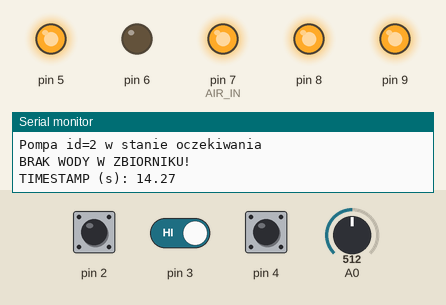
Recording of a sketch running on a simulated Arduino Leonardo, built with avr-gcc and run on an emulated ATmega32U4. Shown: output pins drawn as LEDs (lit = HIGH), the last lines printed to the serial monitor. The test bench sets the inputs (shaded band); at power-on: pin 2 HIGH, pin 3 HIGH, pin 4 HIGH, A0 = 512. The board resets itself during the run and starts again.

Above: at 18.2 s.
18.3 s: pin 2 pulled LOW for 0.15 s
At 19.6 s:
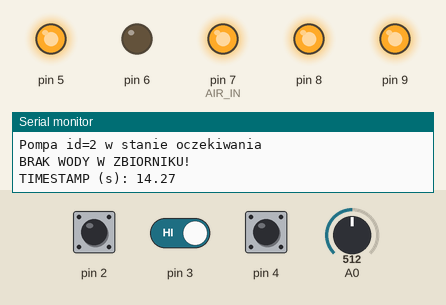
19.9 s: pin 2 pulled LOW for 3.2 s
At 20.2 s:
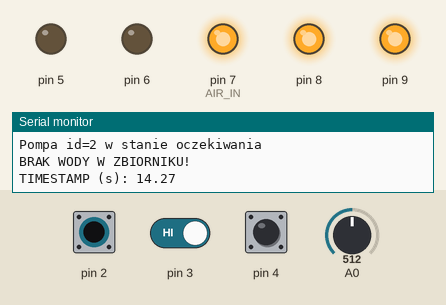
24.6 s: pin 2 driven LOW and pin 3 driven LOW
At 25.0 s:
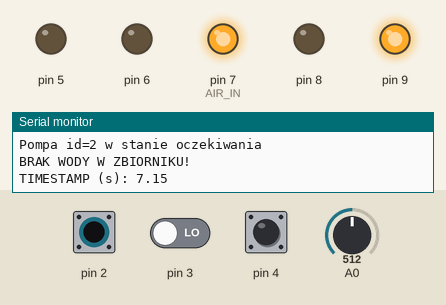
26.1 s: pin 2 driven HIGH
At 27.3 s:
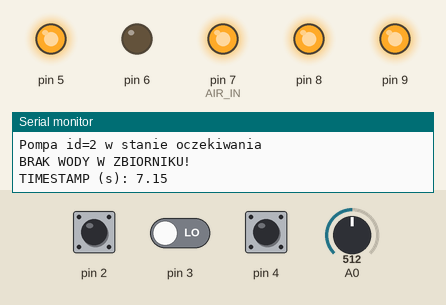
27.6 s: pin 2 driven LOW
At 28.5 s:
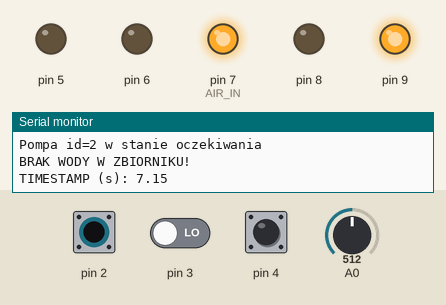
30.6 s: pin 3 driven HIGH
At 33.8 s:
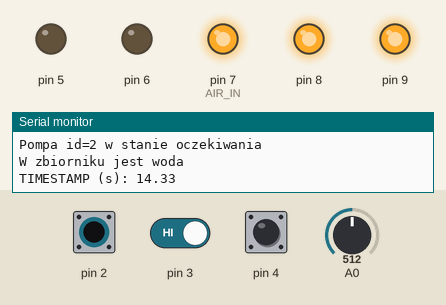
Timing chart, 0 to 34.6 s (numbered marks = the images above; inputs shaded):
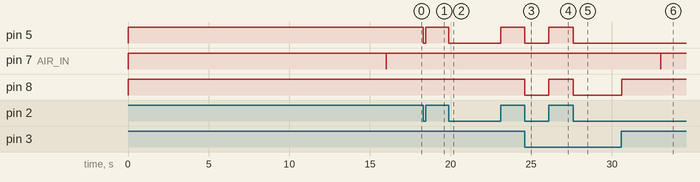

The sketch:

GardenWateringSystem.ino
```cpp
#include <avr/wdt.h>
#include "config.h"
#include "custom_interface.h"

#define TEST 1
//auxiliary variable for serial printing
unsigned int i = 0;

void setup()
{
  if(TEST) Serial.begin(9600);
}

void loop()
{
  ++i;

  //watch dog enable
  wdt_enable(WDTO_1S);
  interface::readAndControl();  //set of functions grouped in order do read sensors and control pumps
  wdt_reset();

  if(TEST && i%10000 == 0)   //i=10000 is about 4 seconds
    interface::printInfo();
}
```

custom_interface.cpp
```cpp
#include "config.h"
#include "sensors.h"
#include "pumps.h"
#include "custom_interface.h"

AirSensor air_sensor(AIR_IN, AIR_LED_OUT, digitalPinToInterrupt(AIR_IN), interface::dht11Wrapper);
//SoilSensorSegment soil_sensor_segment1(SOIL1_IN, SOIL2_IN, 1);
//SoilSensorSegment soil_sensor_segment2(SOIL3_IN, SOIL4_IN, 2);
Switch switch1(SWITCH1_IN);
Switch switch2(SWITCH2_IN);
WaterSensor water_sensor(WATER_IN, BUZZER_OUT, interface::waterSensorWrapper);

//PumpSS pump1(RELAY1_OUT, POT_IN, MAX_WATERING_TIME_SEC, 1, &switch1, &water_sensor, &air_sensor, &soil_sensor_segment1);
//PumpSS pump2(RELAY2_OUT, POT_IN, MAX_WATERING_TIME_SEC, 2, &switch2, &water_sensor, &air_sensor, &soil_sensor_segment2);
PumpWT pump1(RELAY1_OUT, POT_IN, MAX_WATERING_TIME_SEC, 1, &switch1, &water_sensor, &air_sensor);
PumpWT pump2(RELAY2_OUT, POT_IN, MAX_WATERING_TIME_SEC, 2, &switch2, &water_sensor, &air_sensor);

namespace interface
{
  void dht11Wrapper()
  {
    air_sensor.isrCallback();
  }

  void waterSensorWrapper()
  {
    water_sensor.readSensor();
  }

  //set of functions for reading sensors and controlling pumps
  void readAndControl()
  {
    air_sensor.readSensor();
    //soil_sensor_segment1.readSensor();
    //soil_sensor_segment2.readSensor();
    switch1.readSensor();
    switch2.readSensor();
    pump1.controlPump();
    pump2.controlPump();
  }

  //wrapper for printing system informarion
  void printInfo()
  {
      air_sensor.printInfo();
      //soil_sensor_segment1.printInfo();
      //soil_sensor_segment2.printInfo();
      pump1.printInfo();
      pump2.printInfo();
      water_sensor.printInfo();
      Serial.print("TIMESTAMP (s): ");
      Serial.println(millis()/1e3);
      Serial.println();
  }
}
```

custom_interface.h
```cpp
#ifndef CUSTOM_INT_H
#define CUSTOM_INT_H

namespace interface
{
  void dht11Wrapper();
  void waterSensorWrapper();
  void readAndControl();
  void printInfo();
}

#endif
```

idDHT11.cpp
```cpp
// (licence header left out)
#include "idDHT11.h"
#define DEBUG_IDDHT11

idDHT11::idDHT11(int pin, int intNumber,void (*callback_wrapper)()) {
	init(pin, intNumber,callback_wrapper);
}

void idDHT11::init(int pin, int intNumber, void (*callback_wrapper) ()) {
	this->intNumber = intNumber;
	this->pin = pin;
	this->isrCallback_wrapper = callback_wrapper;
	hum = 0;
	temp = 0;
	pinMode(pin, OUTPUT);
	digitalWrite(pin, HIGH);
	state = STOPPED;
	status = IDDHTLIB_ERROR_NOTSTARTED;
}

int idDHT11::acquire() {
	if (state == STOPPED || state == ACQUIRED) {

		//set the state machine for interruptions analisis of the signal
		state = RESPONSE;

		// EMPTY BUFFER and vars
		for (int i=0; i< 5; i++) bits[i] = 0;
		cnt = 7;
		idx = 0;
		hum = 0;
		temp = 0;

		// REQUEST SAMPLE
		pinMode(pin, OUTPUT);
		digitalWrite(pin, LOW);
		delay(18);
		digitalWrite(pin, HIGH);
		delayMicroseconds(40);
		pinMode(pin, INPUT);

		// Analize the data in an interrupt
		us = micros();
		attachInterrupt(intNumber,isrCallback_wrapper,FALLING);

		return IDDHTLIB_ACQUIRING;
	} else
		return IDDHTLIB_ERROR_ACQUIRING;
}
int idDHT11::acquireAndWait() {
	acquire();
	while(acquiring())
		;
	return getStatus();
}
void idDHT11::isrCallback() {
	int newUs = micros();
	int delta = (newUs-us);
	us = newUs;
	if (delta>6000) {
		status = IDDHTLIB_ERROR_ISR_TIMEOUT;
		state = STOPPED;
		detachInterrupt(intNumber);
		return;
	}
	switch(state) {
		case RESPONSE:
			if(delta<25){
				us -= delta;
				break; //do nothing, it started the response signal
			} if(125<delta && delta<190) {
				state = DATA;
			} else {
				detachInterrupt(intNumber);
				status = IDDHTLIB_ERROR_RESPONSE_TIMEOUT;
				state = STOPPED;
			}
			break;
		case DATA:
			if(delta<10) {
				detachInterrupt(intNumber);
				status = IDDHTLIB_ERROR_DELTA;
				state = STOPPED;
			} else if(60<delta && delta<155) { //valid in timing
				if(delta>90) //is a one
					bits[idx] |= (1 << cnt);
				if (cnt == 0) {  // whe have fullfilled the byte, go to next
						cnt = 7;    // restart at MSB
						if(idx++ == 4) {      // go to next byte, if whe have got 5 bytes stop.
							detachInterrupt(intNumber);
							// WRITE TO RIGHT VARS
							// as bits[1] and bits[3] are allways zero they are omitted in formulas.
							hum    = bits[0];
							temp = bits[2];
							uint8_t sum = bits[0] + bits[2];
							if (bits[4] != sum) {
								status = IDDHTLIB_ERROR_CHECKSUM;
								state = STOPPED;
							} else {
								status = IDDHTLIB_OK;
								state = ACQUIRED;
							}
							break;
						}
				} else cnt--;
			} else {
				detachInterrupt(intNumber);
				status = IDDHTLIB_ERROR_DATA_TIMEOUT;
				state = STOPPED;
			}
			break;
		default:
			break;
	}
}
bool idDHT11::acquiring() {
	if (state != ACQUIRED && state != STOPPED)
		return true;
	return false;
}
int idDHT11::getStatus() {
	return status;
}
float idDHT11::getCelsius() {
	IDDHT11_CHECK_STATE;
	return temp;
}

float idDHT11::getHumidity() {
	IDDHT11_CHECK_STATE;
	return hum;
}

float idDHT11::getFahrenheit() {
	IDDHT11_CHECK_STATE;
	return temp * 1.8 + 32;
}

float idDHT11::getKelvin() {
	IDDHT11_CHECK_STATE;
	return temp + 273.15;
}

// delta max = 0.6544 wrt dewPoint()
// 5x faster than dewPoint()
// reference: http://en.wikipedia.org/wiki/Dew_point
double idDHT11::getDewPoint() {
	IDDHT11_CHECK_STATE;
	double a = 17.271;
	double b = 237.7;
	double temp_ = (a * (double) temp) / (b + (double) temp) + log( (double) hum/100);
	double Td = (b * temp_) / (a - temp_);
	return Td;

}
// dewPoint function NOAA
// reference: http://wahiduddin.net/calc/density_algorithms.htm
double idDHT11::getDewPointSlow() {
	IDDHT11_CHECK_STATE;
	double A0= 373.15/(273.15 + (double) temp);
	double SUM = -7.90298 * (A0-1);
	SUM += 5.02808 * log10(A0);
	SUM += -1.3816e-7 * (pow(10, (11.344*(1-1/A0)))-1) ;
	SUM += 8.1328e-3 * (pow(10,(-3.49149*(A0-1)))-1) ;
	SUM += log10(1013.246);
	double VP = pow(10, SUM-3) * (double) hum;
	double T = log(VP/0.61078);   // temp var
	return (241.88 * T) / (17.558-T);
}
// EOF
```

idDHT11.h
```cpp
// (licence header left out)
#ifndef idDHT11_H__
#define idDHT11_H__

#if defined(ARDUINO) && (ARDUINO >= 100)
#include <Arduino.h>
#else
#include <WProgram.h>
#endif

#define IDDHT11LIB_VERSION "0.1"

// state codes
#define IDDHTLIB_OK			0
#define IDDHTLIB_ACQUIRING		1
#define IDDHTLIB_ACQUIRED		2
#define IDDHTLIB_RESPONSE_OK		3

// error codes
#define IDDHTLIB_ERROR_CHECKSUM		-1
#define IDDHTLIB_ERROR_ISR_TIMEOUT	-2
#define IDDHTLIB_ERROR_RESPONSE_TIMEOUT	-3
#define IDDHTLIB_ERROR_DATA_TIMEOUT	-4
#define IDDHTLIB_ERROR_ACQUIRING	-5
#define IDDHTLIB_ERROR_DELTA		-6
#define IDDHTLIB_ERROR_NOTSTARTED	-7

#define IDDHT11_CHECK_STATE		if(state == STOPPED)													\
									return status;													\
								else if(state != ACQUIRED)				\
									return IDDHTLIB_ERROR_ACQUIRING;

class idDHT11
{
public:
	idDHT11(int pin, int intNumber,void (*isrCallback_wrapper)());
    void init(int pin, int intNumber,void (*isrCallback_wrapper)());
	void isrCallback();
	int acquire();
	int acquireAndWait();
	float getCelsius();
	float getFahrenheit();
	float getKelvin();
	double getDewPoint();
	double getDewPointSlow();
	float getHumidity();
	bool acquiring();
	int getStatus();

private:

	void (*isrCallback_wrapper)(void);

	enum states{RESPONSE=0,DATA=1,ACQUIRED=2,STOPPED=3,ACQUIRING=4};
	volatile states state;
	volatile int status;
	volatile byte bits[5];
	volatile byte cnt;
	volatile byte idx;
	volatile int us;
	int intNumber;
	int pin;
	volatile float hum;
	volatile float temp;
};
#endif // idDHT11_H__
```

pumps.cpp
```cpp
#include<arduino.h>
#include "pumps.h"

BasePump::BasePump(const int pin_pump, const int pin_pot, const int time_per_cycle, const int iD, const Switch* pS, const WaterSensor* pWS, const AirSensor* pAS, const SoilSensorSegment* pSS) :
  pinPump_(pin_pump), pinPot_(pin_pot),
  timePerCycle_( time_per_cycle - _DELAY_CONSTANT_SEC > 0 ? time_per_cycle : 2*_DELAY_CONSTANT_SEC ),
  id(iD), pumpState_(idle), powerOnCycleCount_(0), timeLastStartSec_(0), timeLastStopSec_(0),
  pSwitch(pS), pWaterSensor(pWS), pAirSensor(pAS), pSoilSensor(pSS)
{
  initPump();
}

void BasePump::initPump() const
{
  pinMode(pinPot_, INPUT);
  pinMode(pinPump_, OUTPUT);

  digitalWrite(pinPump_, HIGH);
}

void BasePump::startPump() const
{
  digitalWrite(pinPump_, LOW);
}

void BasePump::stopPump() const
{
  digitalWrite(pinPump_, HIGH);
}

//pump control based on internal counters. no need for greater precision
void BasePump::controlPump()
{
  unsigned long time_now_sec;

  countTimeBetweenTurnsOn();
  time_now_sec = millis()/1e3;

  //finite state machine
  switch(pumpState_)
  {
    case idle:
      if( pWaterSensor->shouldWater() && pAirSensor->shouldWater() && ( pSoilSensor==nullptr ? true : pSoilSensor->shouldWater() ))
      {
        timeLastStartSec_ = millis()/1e3;
        pumpState_ = onAuto;
        ++powerOnCycleCount_;
        startPump();
      }
      else if( pWaterSensor->shouldWater() && pSwitch->shouldWater() )
      {
        timeLastStartSec_ = millis()/1e3;
        pumpState_ = onMan;
        startPump();
      }
      break;
    case onAuto:
      if(( pSoilSensor==nullptr ? false : !pSoilSensor->shouldWater() ) || ( abs(time_now_sec - timeLastStartSec_) > timePerCycle_ ) )
      {
        timeLastStopSec_ = millis()/1e3;
        pumpState_ = off;
        stopPump();
      }
      else if( !pWaterSensor->shouldWater() )
      {
        timeLastStopSec_ = millis()/1e3;
        pumpState_ = idle;
        stopPump();
      }
      break;
    case onMan:
      if( !pSwitch->shouldWater() || !pWaterSensor->shouldWater() )
      {
        timeLastStopSec_ = millis()/1e3;
        pumpState_ = off;
        stopPump();
      }
      break;
    case off:
      if( pWaterSensor->shouldWater() && pSwitch->shouldWater() )
      {
        timeLastStartSec_ = millis()/1e3;
        pumpState_ = onMan;
        startPump();
      }
      else if ( abs(time_now_sec - timeLastStopSec_) > timeBetweenTurnsOn_ )
      {
        pumpState_ = idle;
        stopPump();  //just to be sure
      }
      break;
  }
}

PumpSS::PumpSS(const int pin_pump, const int pin_pot, const int time_per_cycle, const int iD, const Switch* pS, const WaterSensor* pWS, const AirSensor* pAS, const SoilSensorSegment* pSS) :
  BasePump(pin_pump, pin_pot, time_per_cycle, iD, pS, pWS, pAS, pSS)
  {
    countTimeBetweenTurnsOn();
  }

void PumpSS::countTimeBetweenTurnsOn()
{
  timeBetweenTurnsOn_ = map(analogRead(pinPot_),0,1023,2*timePerCycle_,_20_MIN_SEC-timePerCycle_);
}

void PumpSS::printInfo() const
{
  Serial.print("Minimalny czas pomiedzy uruchomieniami pompy id=");
  Serial.print(id);
  Serial.print(" [min]: ");
  Serial.println(timeBetweenTurnsOn_/60., 1);
  Serial.print("Pompa id=");
  Serial.print(id);
  Serial.print(" zostala uruchomiona ");
  Serial.print(powerOnCycleCount_);
  Serial.println(" razy");
  Serial.print("Pompa id=");
  Serial.print(id);
  switch(pumpState_)
  {
    case idle:
      Serial.println(" w stanie oczekiwania");
      break;
    case onAuto:
      Serial.println(" wlaczona automatycznie");
      break;
    case onMan:
      Serial.println(" wlaczona manualnie");
      break;
    case off:
      Serial.println(" wylaczona");
      break;
  }
}

PumpWT::PumpWT(const int pin_pump, const int pin_pot, const int time_per_cycle, const int iD, const Switch* pS, const WaterSensor* pWS, const AirSensor* pAS) :
  BasePump(pin_pump, pin_pot, time_per_cycle, iD, pS, pWS, pAS, nullptr),
  waterPerCycle_( (timePerCycle_ - _DELAY_CONSTANT_SEC) * _WATER_L_PER_SEC )
{
  countTimeBetweenTurnsOn();
}

void PumpWT::countTimeBetweenTurnsOn()
{
  waterPerDay_ = map(analogRead(pinPot_),0,1023,maxWaterPerDay_*100,waterPerCycle_*100);
  waterPerDay_ /= 100;

  timeBetweenTurnsOn_ = _DAY_SEC / ( waterPerDay_ / waterPerCycle_ );
}

void PumpWT::printInfo() const
{
  Serial.print("Minimalny czas pomiedzy uruchomieniami pompy id=");
  Serial.print(id);
  Serial.print(" [min]: ");
  Serial.print(timeBetweenTurnsOn_/60., 1);
  Serial.print(" -> ");
  Serial.print(waterPerDay_, 1);
  Serial.println(" [litry na dzien]");
  Serial.print("Pompa id=");
  Serial.print(id);
  Serial.print(" zostala uruchomiona ");
  Serial.print(powerOnCycleCount_);
  Serial.println(" razy");
  Serial.print("Pompa id=");
  Serial.print(id);
  switch(pumpState_)
  {
    case idle:
      Serial.println(" w stanie oczekiwania");
      break;
    case onAuto:
      Serial.println(" wlaczona automatycznie");
      break;
    case onMan:
      Serial.println(" wlaczona manualnie");
      break;
    case off:
      Serial.println(" wylaczona");
      break;
  }
}
```

pumps.h
```cpp
#ifndef PUMPS_H
#define PUMPS_H

#include "sensors.h"

enum State {idle, onAuto, onMan, off};
const int _MAX_WATER_PER_DAY_L = 50;
const double _WATER_L_PER_SEC = 0.05;
const int _DELAY_CONSTANT_SEC = 10;
const long _DAY_SEC = 86400;
const int _20_MIN_SEC = 1200;

class BasePump
{
  private:
    const int pinPump_;
    const int pinPot_;
    enum State pumpState_;
    int timePerCycle_;
    unsigned long timeBetweenTurnsOn_;
    unsigned long timeLastStartSec_;
    unsigned long timeLastStopSec_;
    unsigned int powerOnCycleCount_;
    Switch const* pSwitch;
    WaterSensor const* pWaterSensor;
    AirSensor const* pAirSensor;
    SoilSensorSegment const* pSoilSensor;
    const int id;
    void initPump() const;
    virtual void countTimeBetweenTurnsOn() = 0;
  public:
    BasePump(const int pin_pump, const int pin_pot, const int iD, const int time_per_cycle, const Switch* pS, const WaterSensor* pWS, const AirSensor* pAS, const SoilSensorSegment* pSS);
    virtual ~BasePump() {};
    void controlPump();
    void startPump() const;
    void stopPump() const;
    virtual void printInfo() const = 0;

    friend class PumpSS;
    friend class PumpWT;
};

//class for pump controlled by soil sensors
//potentiometer used for setting the shortest period of time between turning on (from 2*timePerCycle_ up to about 20 min)
class PumpSS : public BasePump
{
  private:
    void countTimeBetweenTurnsOn();
  public:
    PumpSS(const int pin_pump, const int pin_pot, const int iD, const int time_per_cycle, const Switch* pS, const WaterSensor* pWS, const AirSensor* pAS, const SoilSensorSegment* pSS);
    ~PumpSS() {};
    void printInfo() const;
};

//class for pump controlled by timer
//potentiometer used for changing max water per day per pump (from amount of water per one cycle up to _MAX_WATER_PER_DAY_L)
class PumpWT : public BasePump
{
  private:
    const double waterPerCycle_;
    const int maxWaterPerDay_ = _MAX_WATER_PER_DAY_L;
    double waterPerDay_;
    void countTimeBetweenTurnsOn();
  public:
    PumpWT(const int pin_pump, const int pin_pot, const int iD, const int time_per_cycle, const Switch* pS, const WaterSensor* pWS, const AirSensor* pAS);
    ~PumpWT() {};
    void printInfo() const;
};
#endif
```

sensors.h
```cpp
#ifndef SENSORS_H
#define SENSORS_H

#include "idDHT11.h"

const int QUARTER_SEC = 3600/4;
const double GROUND_FROST_TEMP_DEG = 5;

class BaseSensor
{
  private:
    bool shouldBeWatered_;
    unsigned long timeLastSec_;
    const int readEverySec_;
    const int readyAfterSec_;
    virtual void initSensor() const = 0;
  public:
    BaseSensor(const int read_every_sec, const int ready_after_sec);
    virtual ~BaseSensor() {};
    virtual void readSensor() = 0;
    bool shouldWater() const { return shouldBeWatered_; }
    virtual void printInfo() const = 0;

    friend class AirSensor;
    friend class SoilSensorSegment;
    friend class WaterSensor;
    friend class Switch;
};

class AirSensor : public BaseSensor, public idDHT11
{
  private:
    const int pinLed_;
    double temperature_;
    double humidity_;
    double dewPoint_;
    bool sensorError_;
    const double stopWateringHumidity_ = 80;
    void initSensor() const;
  public:
    AirSensor() = delete;
    AirSensor(int pin_dht11, const int pin_led, int pin_interrupt, void (*callback_wrapper)());
    ~AirSensor() {};
    void readSensor();
    void printInfo() const;
};

class SoilSensorSegment : public BaseSensor
{
  private:
    const int pin_[2];
    bool dryness_[2];
    unsigned int drynessCount_[2];
    const int id;
    void initSensor() const;
  public:
    SoilSensorSegment() = delete;
    SoilSensorSegment(const int p1, const int p2, const int iD);
    ~SoilSensorSegment() {};
    void readSensor();
    void printInfo() const;
};

class WaterSensor : public BaseSensor
{
  private:
    const int pinSensor_;
    const int pinBuzzer_;
    void initSensor() const;
    static void readSensorWrapper();
  public:
    WaterSensor() = delete;
    WaterSensor(const int pin_sensor, const int pin_buzzer, void (*callback_wrapper)());
    ~WaterSensor() {};
    void readSensor();
    void printInfo() const;
};

class Switch : public BaseSensor
{
  private:
    const int pin_;
    unsigned long auxFirstTime_;
    int auxSwitchState_;
    bool auxSwitchOn_;
    void initSensor() const;
  public:
    Switch() = delete;
    Switch(const int pin);
    ~Switch() {};
    void readSensor();
    void printInfo() const {};
};

#endif
```

config.h
```cpp
#ifndef CONFIG_H
#define CONFIG_H

#include <arduino.h>

//pin set for Arduino Leonardo
const int SOIL1_IN = 10;
const int SOIL2_IN = 16;
const int SOIL3_IN = 14;
const int SOIL4_IN = 15;
const int WATER_IN = 2;
const int AIR_IN = 7;
const int POT_IN = A0;
const int SWITCH1_IN = 3;
const int SWITCH2_IN = 4;
const int RELAY1_OUT = 8;
const int RELAY2_OUT = 9;
const int BUZZER_OUT = 5;
const int AIR_LED_OUT = 6;

//max watering time in one turn on cycle
const int MAX_WATERING_TIME_SEC = 30;

#endif
```

Source omitted: sensors.cpp (5358 bytes)

Measured:
- after the input at 18.3 s, pin 5: HIGH → LOW at once, → HIGH 0.15 s later
- after the input at 19.9 s, pin 5: HIGH → LOW at once, → HIGH 3.2 s later
- after the input at 24.6 s, pin 5, pin 8: HIGH → LOW at once
- after the input at 26.1 s, pin 5, pin 8: LOW → HIGH at once
- after the input at 27.6 s, pin 5, pin 8: HIGH → LOW at once
- after the input at 30.6 s, pin 8: LOW → HIGH at once
